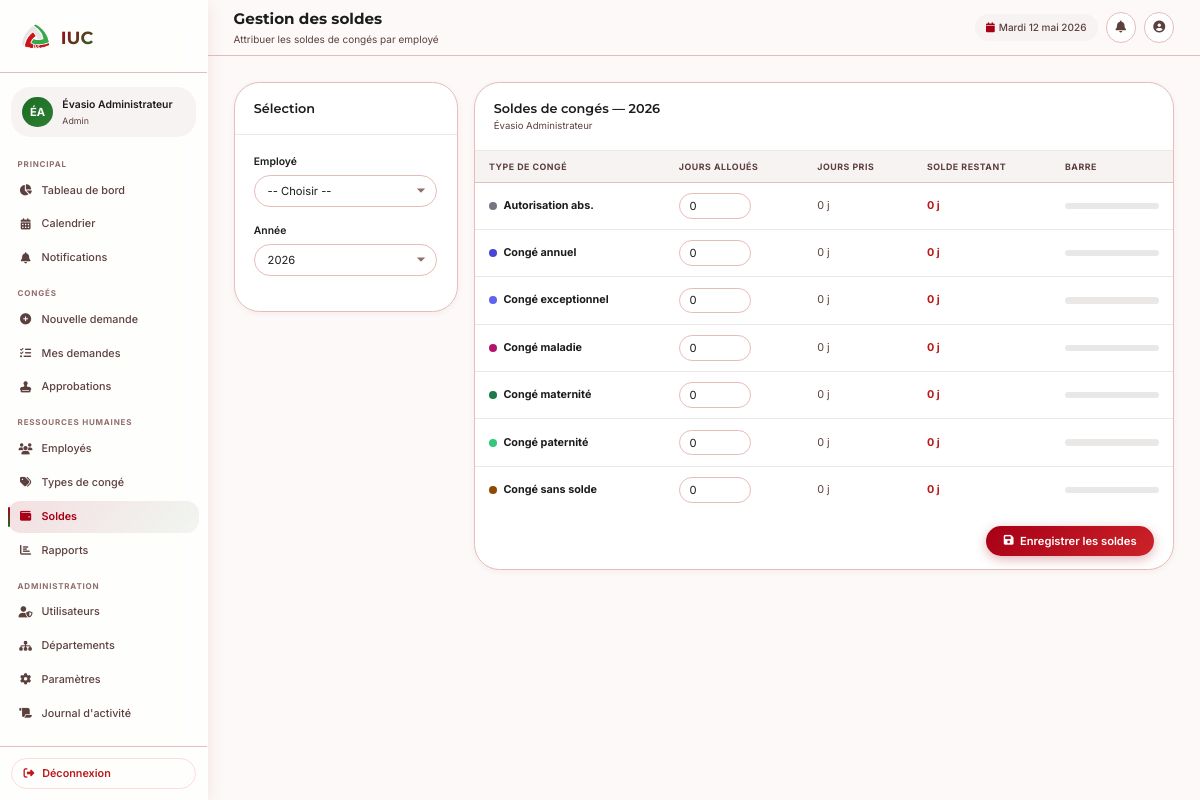
The page /gestion_soldes.php?emp=1 (signed in) on the database its author committed.
### tables this page shows
CREATE TABLE `utilisateurs` (
  `id`                 INT UNSIGNED NOT NULL AUTO_INCREMENT,
  `nom`                VARCHAR(80) NOT NULL,
  `prenom`             VARCHAR(80) NOT NULL,
  `email`              VARCHAR(150) NOT NULL UNIQUE,
  `mot_de_passe`       VARCHAR(255) NOT NULL,
  `telephone`          VARCHAR(20) DEFAULT NULL,
  `photo`              VARCHAR(255) DEFAULT NULL,
  `role`               ENUM('employe','manager','rh','admin') NOT NULL DEFAULT 'employe',
  `departement_id`     INT UNSIGNED DEFAULT NULL,
  `manager_id`         INT UNSIGNED DEFAULT NULL,
  `date_embauche`      DATE DEFAULT NULL,
  `poste`              VARCHAR(100) DEFAULT NULL,
  `actif`              TINYINT(1) NOT NULL DEFAULT 1,
  `token_reset`        VARCHAR(255) DEFAULT NULL,
  `token_expiry`       DATETIME DEFAULT NULL,
  `question_securite`  VARCHAR(255) DEFAULT NULL,
  `reponse_securite`   VARCHAR(255) DEFAULT NULL,
  `derniere_connexion` DATETIME DEFAULT NULL,
  `created_at`         TIMESTAMP NOT NULL DEFAULT CURRENT_TIMESTAMP,
  `updated_at`         TIMESTAMP NOT NULL DEFAULT CURRENT_TIMESTAMP ON UPDATE CURRENT_TIMESTAMP,
  PRIMARY KEY (`id`),
  KEY `fk_utilisateur_departement` (`departement_id`),
  KEY `fk_utilisateur_manager` (`manager_id`)
);

CREATE TABLE `types_conge` (
  `id`                  INT UNSIGNED NOT NULL AUTO_INCREMENT,
  `nom`                 VARCHAR(100) NOT NULL,
  `description`         TEXT DEFAULT NULL,
  `couleur`             VARCHAR(7) NOT NULL DEFAULT '#4648d4',
  `jours_max_annuel`    INT UNSIGNED NOT NULL DEFAULT 30,
  `justificatif_requis` TINYINT(1) NOT NULL DEFAULT 0,
  `actif`               TINYINT(1) NOT NULL DEFAULT 1,
  `created_at`          TIMESTAMP NOT NULL DEFAULT CURRENT_TIMESTAMP,
  `updated_at`          TIMESTAMP NOT NULL DEFAULT CURRENT_TIMESTAMP ON UPDATE CURRENT_TIMESTAMP,
  PRIMARY KEY (`id`)
);

### includes/functions.php (called while the page is built, shortened)
<?php
function h(string $str): string {
    return htmlspecialchars($str, ENT_QUOTES, 'UTF-8');
}
function getSoldeUtilisateur(int $userId, int $typeCongeId, int $annee): array {
    $db = getDB();
    $stmt = $db->prepare("
        SELECT * FROM soldes_conge
        WHERE utilisateur_id = ? AND type_conge_id = ? AND annee = ?
    ");
    $stmt->execute([$userId, $typeCongeId, $annee]);
    return $stmt->fetch() ?: ['jours_alloues' => 0, 'jours_pris' => 0, 'jours_restants' => 0];
}

### gestion_soldes.php (the view, shortened to what this page needs)
<?php
require_once __DIR__.'/includes/functions.php';
$user=utilisateurCourant(); $db=getDB();
$annee=(int)($_GET['annee']??date('Y'));
$empId=(int)($_GET['emp']??0);
$types=$db->query("SELECT * FROM types_conge WHERE actif=1 ORDER BY nom")->fetchAll();
$soldesData=[];
if($empId) {
    foreach($types as $t) {
        $s=getSoldeUtilisateur($empId,$t['id'],$annee);
        $soldesData[$t['id']]=array_merge($t,$s);
    }
}
require_once __DIR__.'/includes/header.php';
?>
<div style="display:grid;grid-template-columns:280px 1fr;gap:20px;align-items:start">
<div class="card">
  <div class="card-header"><div class="card-title">Sélection</div></div>
  <div class="card-body">
    <form method="GET">
      <div class="form-group"><label class="form-label">Employé</label>
      <select name="emp" class="form-control" onchange="this.form.submit()">
        <option value="">-- Choisir --</option>
      </select></div>
      <div class="form-group"><label class="form-label">Année</label>
      <select name="annee" class="form-control" onchange="this.form.submit()">
        <?php for($a=date('Y')+1;$a>=2020;$a--): ?>
        <option value="<?=$a?>" <?=$annee==$a?'selected':''?>><?=$a?></option>
        <?php endfor; ?>
      </select></div>
    </form>
  </div>
</div>
<div class="card">
  <div class="card-header">
    <div><div class="card-title">Soldes de congés — <?=$annee?></div>
    <?php if($empId): $ep=$db->prepare("SELECT nom,prenom FROM utilisateurs WHERE id=?");$ep->execute([$empId]);$ep=$ep->fetch(); ?>
    <div class="card-subtitle"><?=h($ep['prenom'].' '.$ep['nom'])?></div><?php endif; ?></div>
  </div>
  <?php if(!$empId): ?>
  <div class="empty-state"><div class="empty-state-icon"><i class="fas fa-hand-pointer"></i></div><h3>Sélectionnez un employé</h3><p>Choisissez un employé dans le panneau gauche pour gérer ses soldes.</p></div>
  <?php else: ?>
  <form method="POST">
    <div class="table-wrapper"><table>
      <thead><tr><th>Type de congé</th><th>Jours alloués</th><th>Jours pris</th><th>Solde restant</th><th>Barre</th></tr></thead>
      <tbody>
        <?php foreach($soldesData as $tid=>$s): $pct=$s['jours_alloues']>0?min(100,round($s['jours_pris']/$s['jours_alloues']*100)):0; ?>
        <tr>
          <td><span style="display:flex;align-items:center;gap:8px"><span style="width:10px;height:10px;border-radius:50%;background:<?=h($s['couleur'])?>"></span><strong><?=h($s['nom'])?></strong></span></td>
          <td><input type="number" name="alloues[<?=$tid?>]" class="form-control" style="width:90px;border-radius:var(--radius-full);padding:6px 12px" min="0" max="365" step="0.5" value="<?=$s['jours_alloues']?>"/></td>
          <td style="color:var(--on-surface-variant)"><?=$s['jours_pris']?> j</td>
          <td><strong style="color:<?=$s['jours_restants']>0?'var(--primary)':'var(--error)'?>"><?=$s['jours_restants']?> j</strong></td>
          <td style="min-width:120px"><div class="solde-bar"><div class="solde-fill" style="width:<?=$pct?>%;background:<?=h($s['couleur'])?>"></div></div></td>
        </tr>
        <?php endforeach; ?>
      </tbody>
    </table></div>
    <div style="padding:16px 24px;display:flex;justify-content:flex-end">
      <button type="submit" class="btn btn-primary"><i class="fas fa-save"></i> Enregistrer les soldes</button>
    </div>
  </form>
  <?php endif; ?>
</div>
</div>
<?php require_once __DIR__.'/includes/footer.php'; ?>

### assets/css/style.css (style rules this page uses)
:root { --primary: #a70016; --primary-container: #cc2229; --on-primary: #ffffff; --secondary: #1b6d24; --secondary-container: #a0f399; --on-secondary: #ffffff; --tertiary: #00567b; --on-tertiary: #ffffff; --background: #fcf9f8; --surface: #fcf9f8; --surface-low: #f6f3f2; --surface-container: #f0eded; --surface-high: #eae7e7; --surface-highest: #e4e2e1; --on-surface: #1b1c1c; --on-surface-variant: #5c403d; --outline: #906f6c; --outline-variant: #e5bdba; --inverse-surface: #303030; --inverse-on-surface: #f3f0f0; --success: #1a7a4a; --success-container: #d6f5e3; --error: #ba1a1a; --error-container: #ffdad6; --warning: #904900; --warning-container: #ffdcc5; --info: #00567b; --info-container: #d6ecff; --radius-sm: 0.5rem; --radius: 1rem; --radius-md: 1.5rem; --radius-lg: 2rem; --radius-xl: 3rem; --radius-full: 9999px; --shadow-sm: 0 2px 8px rgba(167,0,22,0.06); --shadow-md: 0 4px 20px rgba(167,0,22,0.10); --shadow-lg: 0 8px 32px rgba(167,0,22,0.14); --shadow-xl: 0 16px 48px rgba(167,0,22,0.18); --font-title: 'Montserrat', sans-serif; --font-body: 'Inter', sans-serif; --sidebar-width: 260px; --topbar-height: 70px; --content-padding: 32px; }
*, *::before, *::after { box-sizing: border-box; margin: 0; padding: 0; }
html { scroll-behavior: smooth; zoom: 0.8; }
body { font-family: var(--font-body); background: var(--background); color: var(--on-surface); min-height: 100vh; font-size: 15px; line-height: 1.5; -webkit-font-smoothing: antialiased; }
button { cursor: pointer; font-family: var(--font-body); }
input, select, textarea { font-family: var(--font-body); }
.btn { display: inline-flex; align-items: center; gap: 8px; padding: 10px 22px; border-radius: var(--radius-full); font-family: var(--font-body); font-size: 14px; font-weight: 600; border: none; transition: all 0.2s ease; cursor: pointer; text-decoration: none; white-space: nowrap; }
.btn-primary { background: linear-gradient(135deg, var(--primary), var(--primary-container)); color: white; box-shadow: 0 4px 14px rgba(167,0,22,0.30); }
.card { background: white; border-radius: var(--radius-lg); border: 1px solid var(--outline-variant); box-shadow: var(--shadow-sm); overflow: hidden; }
.card-header { display: flex; align-items: center; justify-content: space-between; padding: 20px 24px; border-bottom: 1px solid var(--surface-high); }
.card-title { font-family: var(--font-title); font-size: 16px; font-weight: 600; color: var(--on-surface); }
.card-subtitle { font-size: 12px; color: var(--on-surface-variant); margin-top: 2px; }
.card-body { padding: 24px; }
.table-wrapper { overflow-x: auto; }
table { width: 100%; border-collapse: collapse; }
thead th { padding: 11px 18px; text-align: left; font-size: 11px; font-weight: 700; text-transform: uppercase; letter-spacing: 0.06em; color: var(--on-surface-variant); background: var(--surface-low); border-bottom: 1px solid var(--outline-variant); white-space: nowrap; }
tbody tr { border-bottom: 1px solid var(--surface-high); transition: background 0.15s; }
tbody tr:last-child { border-bottom: none; }
tbody td { padding: 13px 18px; font-size: 13.5px; color: var(--on-surface); vertical-align: middle; }
.form-group { margin-bottom: 20px; }
.form-label { display: block; font-size: 13px; font-weight: 600; color: var(--on-surface); margin-bottom: 7px; }
.form-control { width: 100%; padding: 11px 16px; border: 1.5px solid var(--outline-variant); border-radius: var(--radius-full); font-family: var(--font-body); font-size: 14px; color: var(--on-surface); background: white; transition: all 0.2s ease; outline: none; appearance: none; -webkit-appearance: none; }
.form-control::placeholder { color: var(--outline); }
select.form-control { background-repeat: no-repeat; background-position: right 14px center; padding-right: 38px; }
.solde-bar { height: 8px; background: var(--surface-high); border-radius: var(--radius-full); overflow: hidden; width: 100%; display: block; position: relative; }

### rows shown on the page
utilisateurs: prenom+nom "Évasio Administrateur"
types_conge: nom "Autorisation abs.", justificatif_requis "0"
types_conge: nom "Congé annuel", justificatif_requis "0"
types_conge: nom "Congé exceptionnel", jours_alloues "0", jours_pris "0", jours_restants "0"
types_conge: nom "Congé maladie", jours_alloues "0", jours_pris "0", jours_restants "0"
types_conge: nom "Congé maternité", jours_alloues "0", jours_pris "0", jours_restants "0"
types_conge: nom "Congé paternité", jours_alloues "0", jours_pris "0", jours_restants "0"
types_conge: nom "Congé sans solde", justificatif_requis "0"

### other values the page prints
$initials "ÉA"
$user['prenom'] . ' ' . $user['nom'] "Évasio Administrateur"
$role "Admin"
$label "Tableau de bord Calendrier Notifications Nouvelle demande Mes demandes Approbations Employés Types de congé Soldes Rapports Utilisateurs Départements Paramètres Journal d'activité"
$pageTitle "Gestion des soldes"
$pageSubtitle "Attribuer les soldes de congés par employé"
$today "Mardi 12 mai 2026"
$annee "2026"
form field annee "2026"
